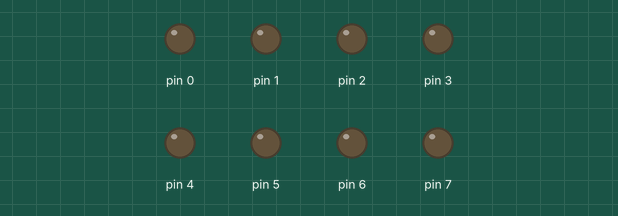
Bench run of a sketch on a simulated Arduino Uno, built with avr-gcc and run on an emulated ATmega328P. Shown: output pins drawn as LEDs (lit = HIGH).

Above: at 0.5 s.
At 2.5 s:
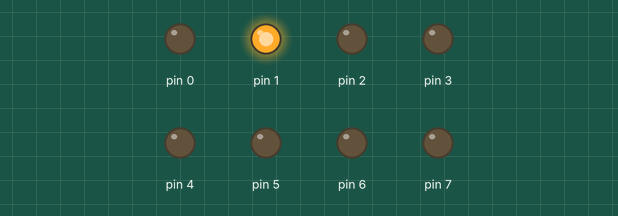
At 3.5 s:
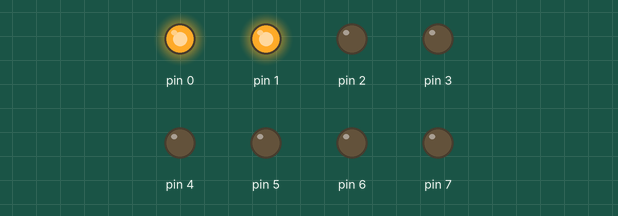
At 5.5 s:
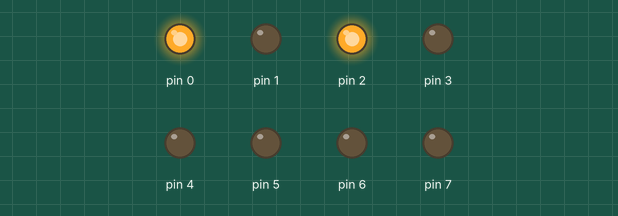
At 8.5 s:
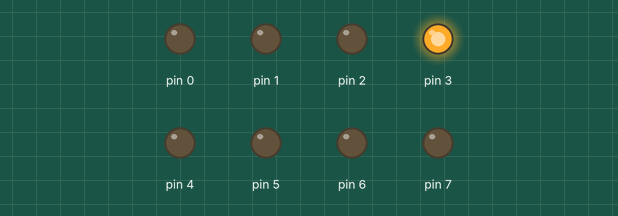
At 11.5 s:
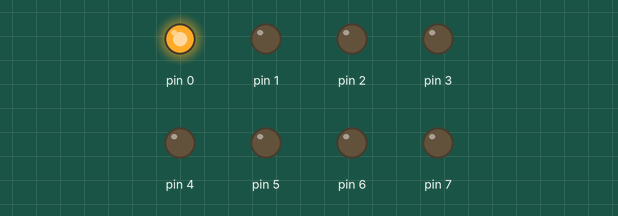
Timing chart, 0 to 13.0 s (numbered marks = the images above):
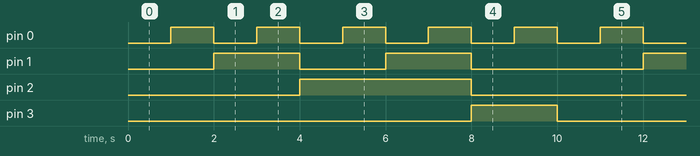

The sketch:

4511.ino
```cpp
void setup() {
    pinMode(0, OUTPUT);
    pinMode(1, OUTPUT);
    pinMode(2, OUTPUT);
    pinMode(3, OUTPUT);
    pinMode(4, OUTPUT);
    pinMode(5, OUTPUT);
    pinMode(6, OUTPUT);
    pinMode(7, OUTPUT);

}

void loop() {
    digitalWrite(0, LOW);
    digitalWrite(1, LOW);
    digitalWrite(2, LOW);
    digitalWrite(3, LOW);
    digitalWrite(4, LOW);
    digitalWrite(5, LOW);
    digitalWrite(6, LOW);
    digitalWrite(7, LOW);
    delay(1000);

    digitalWrite(0, HIGH);
    digitalWrite(1, LOW);
    digitalWrite(2, LOW);
    digitalWrite(3, LOW);
    digitalWrite(4, LOW);
    digitalWrite(5, LOW);
    digitalWrite(6, LOW);
    digitalWrite(7, LOW);
    delay(1000);

    digitalWrite(0, LOW);
    digitalWrite(1, HIGH);
    digitalWrite(2, LOW);
    digitalWrite(3, LOW);
    digitalWrite(4, LOW);
    digitalWrite(5, LOW);
    digitalWrite(6, LOW);
    digitalWrite(7, LOW);
    delay(1000);

    digitalWrite(0, HIGH);
    digitalWrite(1, HIGH);
    digitalWrite(2, LOW);
    digitalWrite(3, LOW);
    digitalWrite(4, LOW);
    digitalWrite(5, LOW);
    digitalWrite(6, LOW);
    digitalWrite(7, LOW);
    delay(1000);

    digitalWrite(0, LOW);
    digitalWrite(1, LOW);
    digitalWrite(2, HIGH);
    digitalWrite(3, LOW);
    digitalWrite(4, LOW);
    digitalWrite(5, LOW);
    digitalWrite(6, LOW);
    digitalWrite(7, LOW);
    delay(1000);

    digitalWrite(0, HIGH);
    digitalWrite(1, LOW);
    digitalWrite(2, HIGH);
    digitalWrite(3, LOW);
    digitalWrite(4, LOW);
    digitalWrite(5, LOW);
    digitalWrite(6, LOW);
    digitalWrite(7, LOW);
    delay(1000);

    digitalWrite(0, LOW);
    digitalWrite(1, HIGH);
    digitalWrite(2, HIGH);
    digitalWrite(3, LOW);
    digitalWrite(4, LOW);
    digitalWrite(5, LOW);
    digitalWrite(6, LOW);
    digitalWrite(7, LOW);
    delay(1000);

    digitalWrite(0, HIGH);
    digitalWrite(1, HIGH);
    digitalWrite(2, HIGH);
    digitalWrite(3, LOW);
    digitalWrite(4, LOW);
    digitalWrite(5, LOW);
    digitalWrite(6, LOW);
    digitalWrite(7, LOW);
    delay(1000);

    digitalWrite(6, LOW);
    digitalWrite(1, LOW);
    digitalWrite(2, LOW);
    digitalWrite(3, HIGH);
    digitalWrite(4, LOW);
    digitalWrite(5, LOW);
    digitalWrite(0, LOW);
    digitalWrite(7, LOW);
    delay(1000);

    digitalWrite(0, HIGH);
    digitalWrite(1, LOW);
    digitalWrite(2, LOW);
    digitalWrite(3, HIGH);
    digitalWrite(4, LOW);
    digitalWrite(5, LOW);
    digitalWrite(6, LOW);
    digitalWrite(7, LOW);
    delay(1000);
}
```

Measured:
- by itself, pin 0: alternates HIGH for 1.0 s and LOW for 1.0 s
- by itself, pin 1: repeats every 10.0 s: LOW 2.0 s, HIGH 2.0 s, LOW 4.0 s, HIGH 2.0 s
- by itself, pin 2: alternates HIGH for 4.0 s and LOW for 6.0 s
- by itself, pin 3: alternates HIGH for 2.0 s and LOW for 8.0 s
